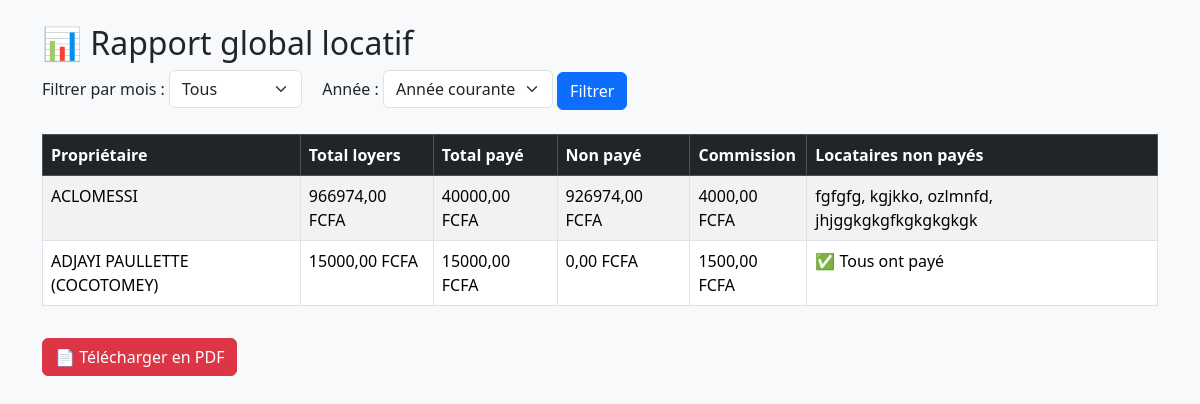
Page /rapport-global/ on the committed database.
### core/models.py (models this page shows, shortened)
class Proprietaire(models.Model):
    nom = models.CharField(max_length=100)
    numero = models.CharField(max_length=20, default="0000000000")

### core/views.py (the view, shortened to what this page needs)
# urls.py: path("rapport-global/", views.rapport_global, name="rapport_global"),
def rapport_global(request):
    mois = request.GET.get("mois")
    annee = request.GET.get("annee")  # ✅ Récupérer l'année
    proprietaires = Proprietaire.objects.prefetch_related("locataires")
    data = []
    for proprietaire in proprietaires:
        locataires = proprietaire.locataires.all()
        paiements = Paiement.objects.filter(locataire__in=locataires)
        total_loyers = sum([l.loyer_mensuel for l in locataires])
        total_paye = sum([p.montant for p in paiements])
        commission = total_paye * Decimal("0.1")
        locataires_non_payes = [
            l.nom for l in locataires
            if not paiements.filter(locataire=l).exists()
        ]
        data.append({
            "proprietaire": proprietaire.nom,
            "total_loyers": total_loyers,
            "total_paye": total_paye,
            "non_paye": total_loyers - total_paye,
            "commission": commission,
            "locataires_non_payes": locataires_non_payes,
        })
    context = {
        "rapport": data,
        "mois_list": [(i, MOIS_FR[i]) for i in range(1, 13)],
        "mois": mois,
        "annee": annee,  # ✅ Ajouter l'année au contexte
    }
    return render(request, "core/rapport_global.html", context)

### core/templates/core/rapport_global.html (shortened to what this page needs)
<!DOCTYPE html>
<html lang="fr">
<head>
  <link rel="stylesheet" href="https://cdn.jsdelivr.net/npm/bootstrap@5.3.2/dist/css/bootstrap.min.css">
</head>
<body class="container mt-4 bg-light">
  <h2>📊 Rapport global locatif</h2>
  <form method="get" class="mb-4">
    <label for="mois">Filtrer par mois :</label>
    <select name="mois" id="mois" class="form-select w-auto d-inline-block">
      <option value="">Tous</option>
    </select>
    <label for="annee" class="ms-3">Année :</label>
    <select name="annee" id="annee" class="form-select w-auto d-inline-block">
      <option value="">Année courante</option>
    </select>
    <button type="submit" class="btn btn-primary">Filtrer</button>
  </form>
  <table class="table table-striped table-bordered mt-3">
    <thead class="table-dark">
      <tr>
        <th>Propriétaire</th>
        <th>Total loyers</th>
        <th>Total payé</th>
        <th>Non payé</th>
        <th>Commission</th>
        <th>Locataires non payés</th>
      </tr>
    </thead>
    <tbody>
      {% for item in rapport %}
      <tr>
        <td>{{ item.proprietaire }}</td>
        <td>{{ item.total_loyers|floatformat:2 }} FCFA</td>
        <td>{{ item.total_paye|floatformat:2 }} FCFA</td>
        <td>{{ item.non_paye|floatformat:2 }} FCFA</td>
        <td>{{ item.commission|floatformat:2 }} FCFA</td>
        <td>
          {% if item.locataires_non_payes %}
            {{ item.locataires_non_payes|join:", " }}
          {% else %}
            ✅ Tous ont payé
          {% endif %}
        </td>
      </tr>
      {% empty %}
      <tr>
        <td colspan="6" class="text-center">Aucun rapport disponible</td>
      </tr>
      {% endfor %}
    </tbody>
  </table>
  <a href="{% url 'rapport_global_pdf' %}?{% if mois %}mois={{ mois }}{% endif %}{% if annee %}&annee={{ annee }}{% endif %}" class="btn btn-danger mt-3">📄 Télécharger en PDF</a>
</body>
</html>

### rows in the picture
Proprietaire: proprietaire "ACLOMESSI"
Proprietaire: proprietaire "ADJAYI PAULLETTE (COCOTOMEY)"

### other values in the picture
{{ item.total_loyers|floatformat:2 }} "966974,00" "15000,00"
{{ item.total_paye|floatformat:2 }} "40000,00" "15000,00"
{{ item.non_paye|floatformat:2 }} "926974,00" "0,00"
{{ item.commission|floatformat:2 }} "4000,00" "1500,00"
{{ item.locataires_non_payes|join:", " }} "fgfgfg, kgjkko, ozlmnfd, jhjggkgkgfkgkgkgkgk"
